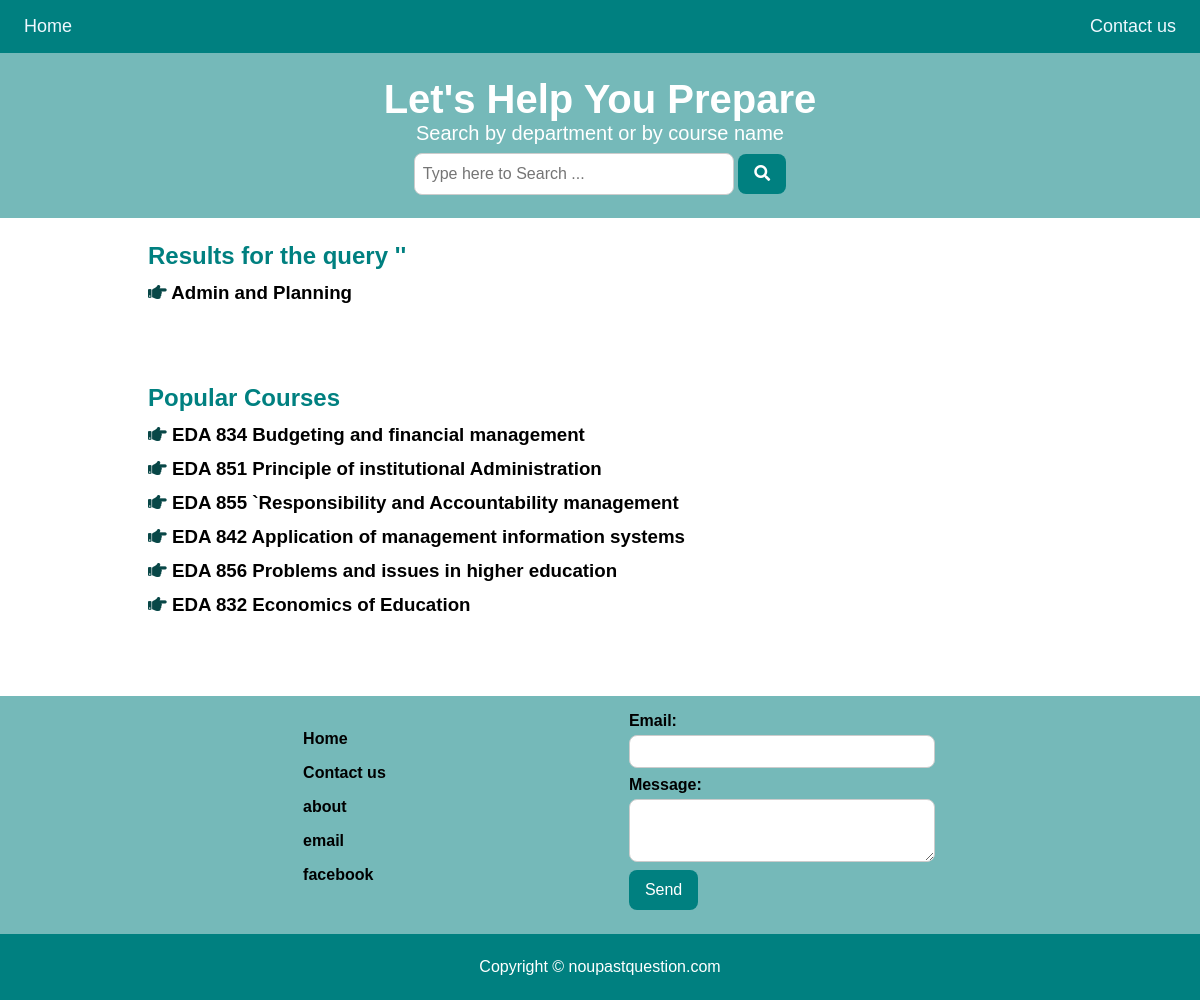
Screenshot of /search with the database file from the repository.
### business/models.py (models this page shows, shortened)
class Department(models.Model):
    faculty = models.ForeignKey(Faculty, related_name='faculty', on_delete = models.CASCADE)
    name = models.CharField(max_length=225)

class Course(models.Model):
    faculty = models.ForeignKey(Faculty, null=True, blank=True,on_delete = models.CASCADE)
    department = models.ForeignKey(Department, related_name='department', on_delete = models.CASCADE)
    name = models.CharField(max_length = 225)

### business/views.py (the view, shortened to what this page needs)
# urls.py: path('search',views.search,name='search')
def search(request):
    query = request.GET.get('query','')
    departments = Department.objects.filter(Q(name__icontains = query))
    courses = Course.objects.filter(Q(name__icontains = query))
    form = ContactUsForm()
    return render(request, 'search.html', {'query':query,'departments':departments,'courses':courses, 'form': form, 'success': False})

### business/forms.py
class ContactUsForm(forms.Form):
    email = forms.EmailField(label='Email',widget=forms.TextInput(attrs={'class': 'form-inputs'}))
    message = forms.CharField(label='Message', widget=forms.Textarea(attrs={'class': 'form-inputs','rows':3}))

### business/templatetags/menu.py (called while the page is built)
@register.inclusion_tag('menu.html')
def menu():
    coursed = Course.objects.order_by('?')[:10]
    return {'coursed':coursed}

### templates/search.html (shortened to what this page needs)
{% extends 'base.html' %}
{% load menu %}
{%block content%}
{% if departments %}
    <div class='listss'>
        <h2 class="heading">Results for the query '{{query | capfirst }}'</h2>
        {%for department in departments%}
            <h3 class='list'><i class="fa fa-hand-point-right"></i><a href="{%url 'course' department.id%}">  {{department.name | capfirst}}</a></h3>
        {%endfor%}
    </div>
{% else %}
<div class='listss'>
<h2 class="heading">Results for the query '{{query | capfirst }}'</h2>
    <p>there are no departments or courses matching this search</p>
{% endif %}
</div>
    <div >
        {%menu%}
    </div>
{%endblock%}

### templates/menu.html
<div class="listss">
    <h2>Popular Courses</h2>
    {%for course in coursed%}
        <h3 class='list'><i class="fa fa-hand-point-right"></i><a href="{%url 'past_questions' course.id%}">  {{course.name | capfirst}}</a></h3>
    {%endfor%}
</div>

### static/style.css (style rules this page uses)
*,html { margin: 0; padding: 0; font-family: 'Nunito', sans-serif; }
a { text-decoration: none; color: black; }
.heading { margin-bottom: 0.5rem; }
.listss { margin:1.5rem 5.5rem 5rem; color:teal }
.listss h2 { margin-bottom: 0.75rem; }
.list { margin-bottom: 0.75rem; color:rgb(8, 71, 71) }
.form-inputs { display: block; width: 90%; padding: 0.5rem; color: #555; background-color: #fff; border: 1px solid #ccc; border-radius: 0.5rem; }
label { display: block; font-size: 1rem; font-weight: bold; margin-bottom: 5px; }
.foot p { padding-bottom: 0.5rem; }

### rows the page displays
Department: name "Admin and Planning"
Course: name "EDA 834 Budgeting and financial management"
Course: name "EDA 851 Principle of institutional Administration"
Course: name "EDA 855 `Responsibility and Accountability management"
Course: name "EDA 842 Application of management information systems"
Course: name "EDA 856 Problems and issues in higher education"
Course: name "EDA 832 Economics of Education"
